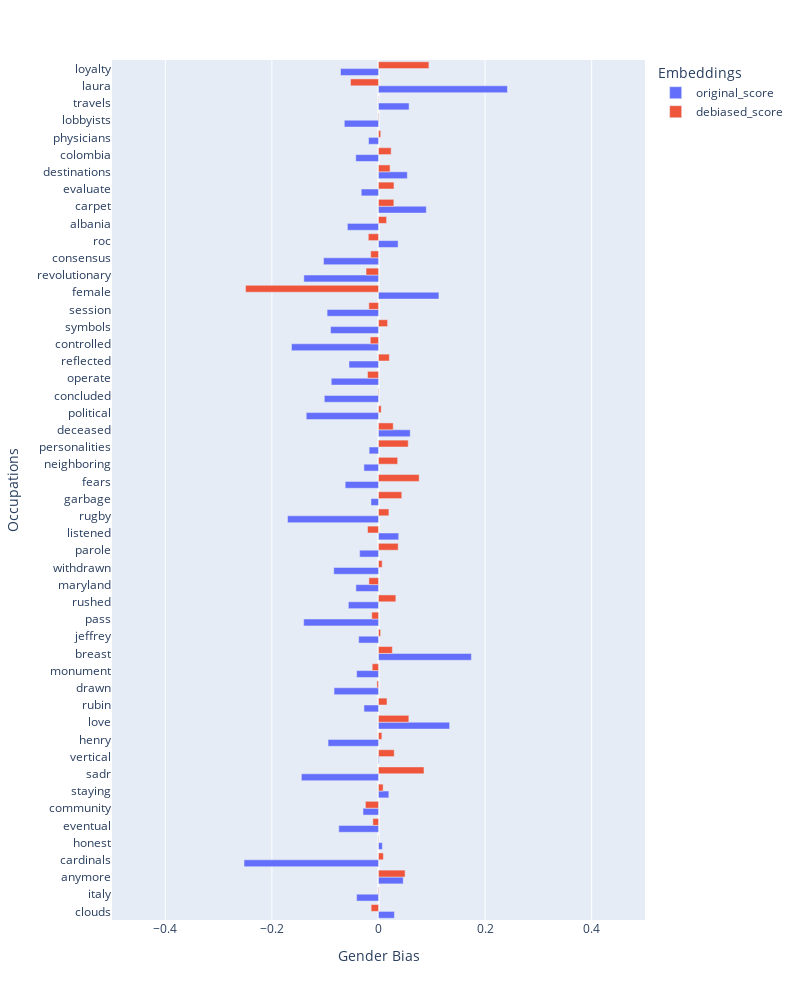

Here is the notebook cell this chart was saved with:
### Code cell
bias_df3 = get_bias_score_df_from_list(
    gender_bias_original, gender_bias_after_debiasing, random_words, vocab_cleaned, deb_vocab_gender)
plot_bias_bar(
    bias_df3, "Gender bias on occupations (original vs debiased)", "Occupations")

### Figure 1 — Plotly figure (JSON) as saved in the notebook; plotly's stock layout.template omitted (floating-point values rounded to 4 significant figures)
{"data": [{"alignmentgroup": "True", "hovertemplate": "Embeddings=original_score<br>Gender Bias=%{x}<br>Occupations=%{y}<extra></extra>", "legendgroup": "original_score", "marker": {"color": "#636efa", "pattern": {"shape": ""}}, "name": "original_score", "offsetgroup": "original_score", "orientation": "h", "showlegend": true, "textposition": "auto", "type": "bar", "x": [0.02983, -0.04113, 0.0464, -0.2523, 0.007245, -0.0745, -0.02907, 0.0194, -0.1447, 0.001241, -0.09463, 0.1334, -0.02727, -0.0834, -0.04101, 0.1743, -0.0372, -0.1404, -0.05653, -0.04239, -0.08393, -0.03534, 0.0379, -0.1707, -0.01411, -0.06249, -0.02734, -0.01758, 0.05947, -0.1356, -0.1017, -0.08867, -0.05541, -0.1632, -0.08987, -0.09643, 0.1133, -0.1401, -0.1032, 0.03674, -0.05834, 0.08966, -0.0324, 0.05407, -0.04265, -0.01868, -0.06414, 0.05738, 0.2419, -0.07124], "xaxis": "x", "y": ["clouds", "italy", "anymore", "cardinals", "honest", "eventual", "community", "staying", "sadr", "vertical", "henry", "love", "rubin", "drawn", "monument", "breast", "jeffrey", "pass", "rushed", "maryland", "withdrawn", "parole", "listened", "rugby", "garbage", "fears", "neighboring", "personalities", "deceased", "political", "concluded", "operate", "reflected", "controlled", "symbols", "session", "female", "revolutionary", "consensus", "roc", "albania", "carpet", "evaluate", "destinations", "colombia", "physicians", "lobbyists", "travels", "laura", "loyalty"], "yaxis": "y"}, {"alignmentgroup": "True", "hovertemplate": "Embeddings=debiased_score<br>Gender Bias=%{x}<br>Occupations=%{y}<extra></extra>", "legendgroup": "debiased_score", "marker": {"color": "#EF553B", "pattern": {"shape": ""}}, "name": "debiased_score", "offsetgroup": "debiased_score", "orientation": "h", "showlegend": true, "textposition": "auto", "type": "bar", "x": [-0.01381, 0.0009685, 0.04987, 0.009165, -0.0005078, -0.01057, -0.02454, 0.00868, 0.08538, 0.02948, 0.006314, 0.05689, 0.01595, -0.00299, -0.01183, 0.02596, 0.003968, -0.01266, 0.03254, -0.018, 0.006886, 0.03692, -0.02061, 0.01952, 0.04365, 0.07627, 0.03592, 0.05578, 0.02764, 0.005064, -0.0009673, -0.02054, 0.02032, -0.01542, 0.01708, -0.0181, -0.2495, -0.02334, -0.01463, -0.01915, 0.01519, 0.0288, 0.02902, 0.02171, 0.02374, 0.004107, -0.0009108, -0.0004641, -0.05254, 0.09455], "xaxis": "x", "y": ["clouds", "italy", "anymore", "cardinals", "honest", "eventual", "community", "staying", "sadr", "vertical", "henry", "love", "rubin", "drawn", "monument", "breast", "jeffrey", "pass", "rushed", "maryland", "withdrawn", "parole", "listened", "rugby", "garbage", "fears", "neighboring", "personalities", "deceased", "political", "concluded", "operate", "reflected", "controlled", "symbols", "session", "female", "revolutionary", "consensus", "roc", "albania", "carpet", "evaluate", "destinations", "colombia", "physicians", "lobbyists", "travels", "laura", "loyalty"], "yaxis": "y"}], "layout": {"barmode": "group", "height": 1000, "legend": {"title": {"text": "Embeddings"}, "tracegroupgap": 0}, "margin": {"t": 60}, "width": 800, "xaxis": {"anchor": "y", "domain": [0, 1], "range": [-0.5, 0.5], "title": {"text": "Gender Bias"}}, "yaxis": {"anchor": "x", "domain": [0, 1], "title": {"text": "Occupations"}}}}
